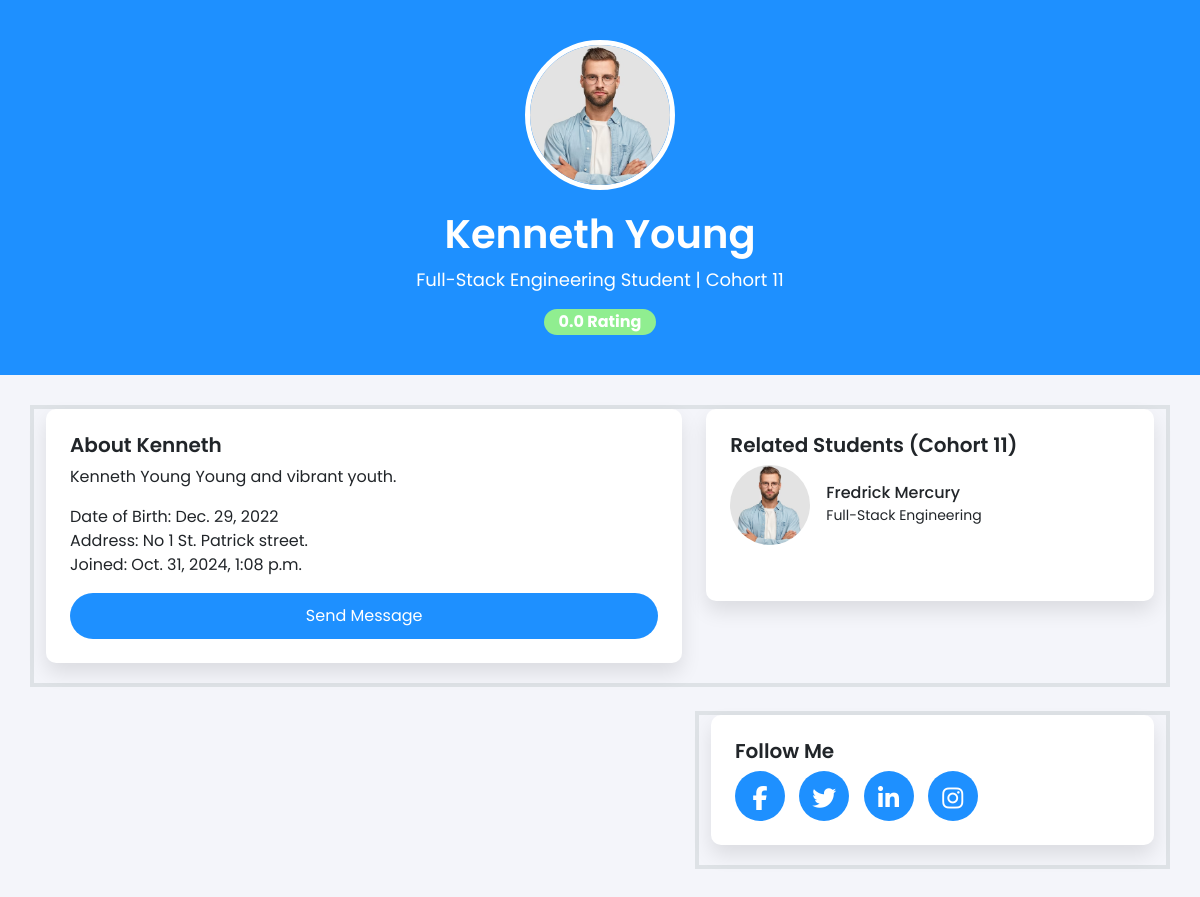
Page /profile/1/ on the committed database.
### student/models.py (models this page shows, shortened)
class Program(models.Model):
    courses = models.CharField(max_length=500)
    grade = models.IntegerField(default=0.0)
    student= models.ForeignKey(Student,on_delete=models.CASCADE)

class Student(models.Model):
    username = models.CharField(max_length=100, unique=True)
    first_name = models.CharField(max_length=200, null=True, blank=True)
    last_name = models.CharField(max_length=200, verbose_name='last name')
    status = models.CharField(max_length=10, choices=status_choices, default='active')
    student_type = models.CharField(max_length=100, choices=student_types, default='member')
    date_join = models.DateTimeField(auto_now_add=True)
    class Meta:
        ordering = ['-date_join']

class Student_profile(models.Model):
    student = models.OneToOneField(Student,on_delete=models.CASCADE)
    bio = models.TextField()
    date_of_birth = models.DateField()
    address = models.CharField(max_length=300)
    rating = models.FloatField(default=0.0)
    profile_image = models.ImageField(upload_to='student_profile', null=True, blank=True)
    date_join = models.DateTimeField(auto_now_add=True)

class CohortGroup(models.Model):
    name= models.CharField(max_length=200)
    date_join = models.DateTimeField(auto_now_add=True)
    students=models.ManyToManyField(Student)

### student/home.py (the view)
# urls.py: path('profile/<int:student_id>/', view_profile, name='student_profile')
def view_profile(request, student_id):
    student = get_object_or_404(Student, id=student_id)
    cohort_group = student.cohortgroup_set.all().first()
    if cohort_group:
        cohort_members = Student.objects.filter(
            cohortgroup = cohort_group
        ).exclude(id=student_id)
    else:
        cohort_members = Student.objects.none()
    context= {
        'student': student,
        'cohort_members': cohort_members,
        'cohort_group': cohort_group
    }
    return render(request, 'cohorts/profile.html', context)

### templates/cohorts/profile.html (shortened to what this page needs)
{% load static %}
<!DOCTYPE html>
<html lang="en">
<head>
    <link href="https://cdn.jsdelivr.net/npm/bootstrap@5.3.0-alpha1/dist/css/bootstrap.min.css" rel="stylesheet">
    <link rel="stylesheet" href="https://cdnjs.cloudflare.com/ajax/libs/font-awesome/6.6.0/css/all.min.css">
    <link rel="stylesheet" href="{% static 'css/profile.css' %}">
</head>
<body>
    {% for program in student.program_set.all %}
    <section class="profile-header">
        <div class="container text-center">
            {% if student.student_profile.profile_image %}
                <img src="{{ student.student_profile.profile_image.url }}" alt="Profile" width="80" height="80" class="rounded-circle object-fit-cover">
            {% else %}
                <img src="{% static 'assets/img/avatar_male.jpg' %}" alt="Profile" width="80" height="80" class="rounded-circle object-fit-cover">
            {% endif %}
            <h1>{{student.first_name}} {{student.last_name}}</h1>
            <p> {{program.courses}} Student | {{cohort_group.name}}</p>
            <span class="badge badge-custom">{{student.student_profile.rating}} Rating</span>
        </div>
    </section>
    <section class="profile-content">
        <div class="container ">
            <div class="row border border-4">
                <div class="col-md-10 col-lg-7 mx-auto">
                    <div class="card p-4">
                        <h5>About {{student.first_name}}</h5>
                        <p>
                            {{student.first_name}} {{student.last_name}} {{student.student_profile.bio}}
                        </p>
                        <p>
                            Date of Birth: {{student.student_profile.date_of_birth}} <br>
                            Address: {{student.student_profile.address}}<br>
                            Joined: {{student.date_join}}
                        </p>
                        <button class="btn btn-custom">Send Message</button>
                    </div>
                </div>
                <div class="col-md-10 col-lg-5 mx-auto">
                    <div class="card p-4">
                        <h5>Related Students ({{cohort_group.name}})</h5>
                        <ul class="list-unstyled">
                            {% for related_member in cohort_members %}
                            <li class="d-flex align-items-center mb-3">
                                {% if student.student_profile.profile_image %}
                                <img src="{{ related_member.student_profile.profile_image.url }}" alt="Profile" width="80" height="80" class="rounded-circle object-fit-cover">
                                {% else %}
                                <img src="{% static 'assets/img/avatar_male.jpg' %}" alt="Profile" width="80" height="80" class="rounded-circle object-fit-cover">
                                {% endif %}
                                <div class="ms-3">
                                    <h6 class="mb-0">{{related_member.first_name}} {{related_member.last_name}}</h6>
                                    <small>{{program.courses}}</small>
                                </div>
                            </li>
                            {% endfor %}
                        </ul>
                    </div>
                </div>
            </div>
            <div class="row mt-4">
                <div class=" col-lg-7 col-sm-0">
                </div>
                <div class="col-lg-5 col-md-10 mx-auto border border-4">
                    <div class="card p-4">
                        <h5>Follow Me</h5>
                        <div class="follow-links">
                            <a href="#"><i class="fab fa-facebook-f"></i></a>
                            <a href="#"><i class="fab fa-twitter"></i></a>
                            <a href="#"><i class="fab fa-linkedin-in"></i></a>
                            <a href="#"><i class="fab fa-instagram"></i></a>
                        </div>
                    </div>
                </div>
            </div>
        </div>
    </section>
    {% endfor %}
</body>
</html>

### staticfiles/css/profile.css (style rules this page uses)
body { font-family: 'Poppins', sans-serif; background-color: #f4f5fa; }
.profile-header { background: dodgerblue; color: white; padding: 40px 0; text-align: center; }
.profile-header img { border-radius: 50%; border: 5px solid white; width: 150px; height: 150px; }
.profile-header h1 { font-weight: 600; margin-top: 20px; }
.profile-header p { font-size: 18px; color: white; }
.profile-content { padding: 30px; }
.profile-content .card { background: white; box-shadow: 0px 10px 20px rgba(0, 0, 0, 0.1); border: none; border-radius: 10px; margin-bottom: 20px; }
.profile-content .card h5 { font-weight: 600; }
.badge-custom { background-color: lightgreen; color: white; font-size: 16px; padding: 5px 15px; border-radius: 20px; }
.btn-custom { background-color: dodgerblue; color: white; padding: 10px 20px; border-radius: 25px; }
.follow-links a { display: inline-block; margin-right: 10px; color: white; font-size: 24px; background-color: dodgerblue; padding: 10px; border-radius: 50%; width: 50px; height: 50px; text-align: center; }

### rows in the picture
Program: student_profile.profile_image (picture), courses "Full-Stack Engineering"
Student: first_name "Kenneth", last_name "Young", student_profile.rating "0.0", student_profile.bio "Young and vibrant youth.", student_profile.date_of_birth "Dec. 29, 2022", student_profile.address "No 1 St. Patrick street.", date_join "Oct. 31, 2024, 1:08 p.m."
CohortGroup: name "Cohort 11"
Student: student_profile.profile_image (picture), first_name "Fredrick", last_name "Mercury"
